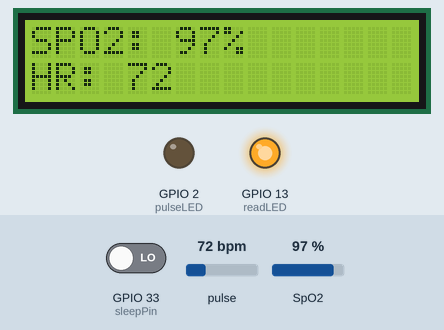
The sketch below on a simulated ESP32. On the bench: 16×2 character LCD, output pins drawn as LEDs (lit = HIGH). The inputs (shaded band) are chosen by the test bench; at power-on: pulse 72 bpm, SpO2 97 %, GPIO 33 (sleepPin) LOW. WiFi joins after 1.5 s; servers stay silent unless stated; uploads are accepted with an empty reply; what the sketch prints to the serial monitor is not drawn. At 24.4 s the program puts the board to deep sleep or switches it off; the recording ends there.

Above: at 3.8 s.
3.9 s: pulse set to 42 bpm
At 9.9 s:
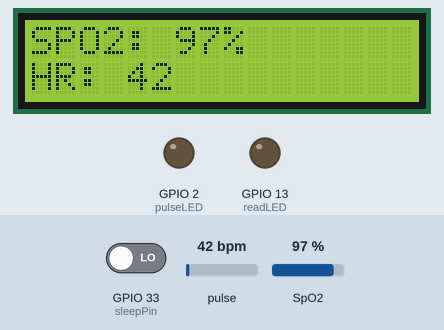
10.2 s: SpO2 set to 80 %
At 14.3 s:
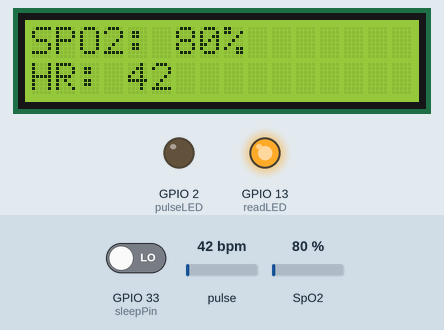
16.5 s: pulse set to 70 bpm
At 19.8 s:
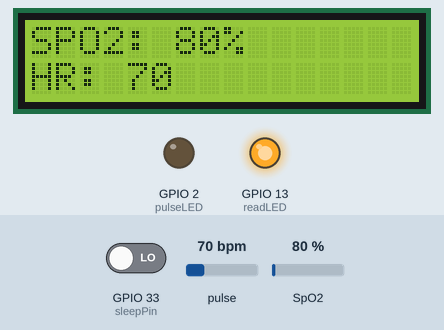
22.3 s: GPIO 33 (sleepPin) driven HIGH
Timing chart, 0 to 24.4 s (numbered marks = the images above; inputs shaded):
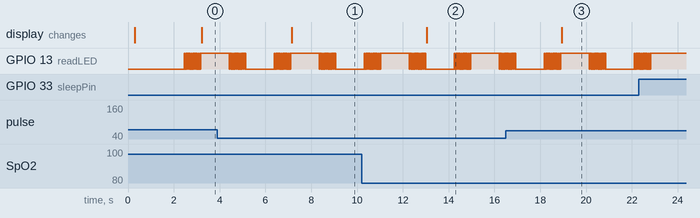

The sketch:

gamaX.ino
```cpp
#include <WiFi.h>
#include <HTTPClient.h>
#include <Wire.h>
#include "MAX30105.h"
#include "spo2_algorithm.h"
#include <LiquidCrystal_I2C.h>

//  Network related variables
const char* ssid = "networkName"; //esp and local machine must be in same network if you run localhost!
const char* password = "password";
int x=1;
unsigned long previousMillis = 0;
unsigned long interval = 8000;
bool rec = false;

const char* serverURL = "http://domain.com/index.php";
const char* apiKey = "a"; // Replace with your API key

//  LCD related variables
LiquidCrystal_I2C lcd(0x27, 16, 2);

//  Sensor related variables
MAX30105 particleSensor;
#define MAX_BRIGHTNESS 255
uint32_t irBuffer[100]; //infrared LED sensor data
uint32_t redBuffer[100];  //red LED sensor data
int32_t bufferLength; //data length
int32_t spo2; //SPO2 value
int8_t validSPO2; //indicator to show if the SPO2 calculation is valid
int32_t heartRate; //heart rate value
int8_t validHeartRate; //indicator to show if the heart rate calculation is valid
byte pulseLED = 2; //Must be on PWM pin
byte readLED = 13; //Blinks with each data read

//     Button related variables
const int wakeupPin = 25;
const int sleepPin = 33;
RTC_DATA_ATTR int bootCount = 0;

void setup()
{
  Serial.begin(115200); // initialize serial communication at 115200 bits per second:
  bootCount++;
  Serial.print("Boot number:");
  Serial.println(bootCount);
  pinMode(sleepPin, INPUT);
  pinMode(wakeupPin, INPUT);
  Serial.println("Rise and shine");
  esp_sleep_enable_ext0_wakeup((gpio_num_t) wakeupPin, HIGH);
  delay(300);
  WiFi.mode(WIFI_STA); // Set the ESP32 to work as station (connects to router or hotspot)
  WiFi.begin(ssid, password); // Connect to the network using it's network name and password
  Serial.println("Connecting to WiFi network...");

  pinMode(pulseLED, OUTPUT);
  pinMode(readLED, OUTPUT);

  // Initialize the i2c lcd
  lcd.begin(16, 2); //initialize the lcd with 16 columns and 2 rows
  lcd.init();
  lcd.backlight();

  // Initialize sensor
  if (!particleSensor.begin(Wire, I2C_SPEED_FAST)) //Use default I2C port, 400kHz speed
  {
    lcd.clear();
    lcd.setCursor(0, 0);
    Serial.println(F("MAX30105 was not found. Please check wiring/power."));
    while (1);
  }

  byte ledBrightness = 140; //Options: 0=Off to 255=50mA
  byte sampleAverage = 4; //Options: 1, 2, 4, 8, 16, 32
  byte ledMode = 2; //Options: 1 = Red only, 2 = Red + IR, 3 = Red + IR + Green
  byte sampleRate = 200; //Options: 50, 100, 200, 400, 800, 1000, 1600, 3200
  int pulseWidth = 411; //Options: 69, 118, 215, 411
  int adcRange = 16384; //Options: 2048, 4096, 8192, 16384

  particleSensor.setup(ledBrightness, sampleAverage, ledMode, sampleRate, pulseWidth, adcRange); //Configure sensor with these settings
}

void status() {
  switch (WiFi.status()) {
    case WL_CONNECTED:
      Serial.println("Connected");
      break;
    case WL_IDLE_STATUS:
      Serial.println("Idle");
      break;
    case WL_CONNECT_FAILED:
      Serial.println("Connection Failed");
      break;
    case WL_DISCONNECTED:
      Serial.println("Disconnected");
      break;
    default:
      Serial.println("Unknown");
      break;
  }
}
void printAddress(){
  Serial.print("Network Name (SSID): ");
  Serial.println(WiFi.SSID());
  Serial.print("Connection Status: ");
  status();
  Serial.print("IP Address: ");
  Serial.println(WiFi.localIP());
  x=x-1;
}
void handler(){
  unsigned long currentMillis = millis(); //Used to keep track of the current time in milliseconds each time the loop() is executed.
  if( (WiFi.status()!=WL_CONNECTED)&&(currentMillis-previousMillis>=interval) ){
    //If the WiFi.status value is not WL_CONNECTED and 5 seconds passed, reconnect!
    rec=true;
    Serial.println("Attempting to connect to a WiFi network...");
    Serial.print("Connection status: ");
    WiFi.disconnect();
    WiFi.reconnect();
    status();
    previousMillis = currentMillis; //Update the previousMillis value, so that it functions properly during the next loop cycle.
    }
    if( (WiFi.status()==WL_CONNECTED) && (rec==true) ){
    Serial.println("Successfully, Reconnected!");
    rec=false;
    }
}
void loop() {
  if(x!=0 && WiFi.status() == WL_CONNECTED){
    printAddress();
    }

    bufferLength = 100; //buffer length of 100 stores 4 seconds of samples running at 25sps
  //read the first 3. samples, and determine the signal range
  for (byte i = 0 ; i < bufferLength ; i++)
  {
    while (particleSensor.available() == false) //do we have new data?
      particleSensor.check(); //Check the sensor for new data

    redBuffer[i] = particleSensor.getRed();
    irBuffer[i] = particleSensor.getIR();
    particleSensor.nextSample(); //We're finished with this sample so move to next sample
  }

  //calculate heart rate and SpO2 after first 100 samples (first 4 seconds of samples)
  maxim_heart_rate_and_oxygen_saturation(irBuffer, bufferLength, redBuffer, &spo2, &validSPO2, &heartRate, &validHeartRate);

  //Continuously taking samples from MAX30102.  Heart rate and SpO2 are calculated every 1 second
  while (1)
  {
    handler();
    if(digitalRead(sleepPin)==HIGH){
      Serial.print("Good night!");
      delay(300); // we add this comment so it prints good night then sleep. else it sleeps instantly!
      esp_deep_sleep_start();
      }
    //dumping the first 25 sets of samples in the memory and shift the last 75 sets of samples to the top
    for (byte i = 25; i < 100; i++)
    {
      redBuffer[i - 25] = redBuffer[i];
      irBuffer[i - 25] = irBuffer[i];
    }

    //take 25 sets of samples before calculating the heart rate.
    for (byte i = 75; i < 100; i++)
    {
      while (particleSensor.available() == false) //do we have new data?
        particleSensor.check(); //Check the sensor for new data

      digitalWrite(readLED, !digitalRead(readLED)); //Blink onboard LED with every data read

      redBuffer[i] = particleSensor.getRed();
      irBuffer[i] = particleSensor.getIR();
      particleSensor.nextSample(); //We're finished with this sample so move to next sample

      //send samples and calculation result to terminal program through UART


      // Print the spo2 and hr values on the serial monitor
      // Clear the lcd
      lcd.clear();
      // Set the cursor to the first row and first column
      lcd.setCursor(0, 0);
      // Print the spo2 value on the lcd
      if(validSPO2==0 || validHeartRate==0 ){
        lcd.print("Place your index");
      }
      else{
      lcd.print("SPO2: ");
      lcd.print(spo2);
      lcd.print("%");
      // Set the cursor to the second row and first column
      lcd.setCursor(0, 1);
      // Print the hr value on the lcd
      lcd.print("HR: ");
      lcd.print(heartRate);
      }

    }

    //After gathering 25 new samples recalculate HR and SP02
    maxim_heart_rate_and_oxygen_saturation(irBuffer, bufferLength, redBuffer, &spo2, &validSPO2, &heartRate, &validHeartRate);
  // Create the HTTP client object
  HTTPClient http;

  // Create the POST request data
  String postData = "spo2=" + String(spo2) + "&heartRate=" + String(heartRate) + "&api_key=" + apiKey; //Prepare the payload
  // Send the POST request
  http.begin(serverURL); // serverURL is the destination to which the message should be delivered.
                        //  In our case it's the php script hosted on a web server.
  http.addHeader("Content-Type", "application/x-www-form-urlencoded");
  int httpResponseCode = http.POST(postData); //When the message is sent, the server returns a value
                                              //that indicates the status of this attempt "200" is successful operation

  // Print the response code
  Serial.print("HTTP Response code: ");
  Serial.println(httpResponseCode);

  http.end();

  // Wait for a while before sending the next reading
  delay(1000);
  }
}
```

Measured:
- after the input at 3.9 s, the display: changes after 3.2 s (image 1)
- after the input at 10.2 s, the display: changes after 2.8 s (image 2)
- after the input at 16.5 s, the display: changes after 2.4 s (image 3)
